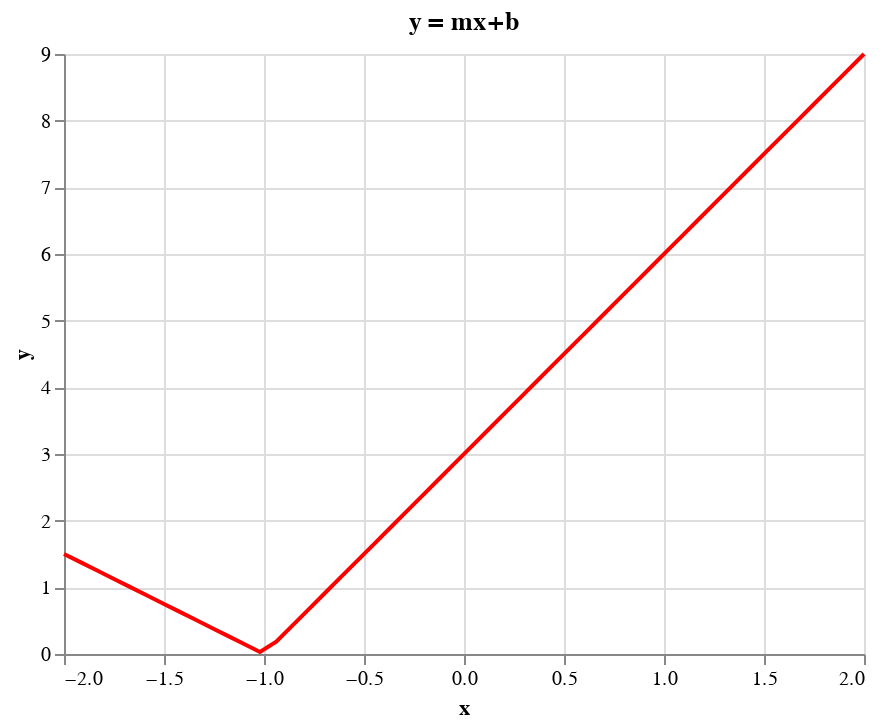

Here is the notebook cell this chart was saved with:
### Markdown cell above
Once again for my Quarto friends, forgive me for the lack of b1/b2 bias terms, you can still get the point with the m1 and m2 values how you can make any kind of point and direction that you need.

### Code cell
m1,b1, m2, b2 = -1.5,-1.5,3,3

x = torch.linspace(-2,2,50)
f = partial(double_relu,m1,b1,m2,b2)
y= f(x)

selector_m =  alt.selection_single(name="selector_m", 
                                fields=['m1'],
                                bind=alt.binding_range(min=-3, max=3, step=0.1, name='M1'),
                                init={'m1': m1}) 
selector_b = alt.selection_single(name="selector_b",
                                fields=['b1'], 
                                bind=alt.binding_range(min=-3, max=3, step=0.1, name='B'),
                                init={'b1': b1})
selector_mm =  alt.selection_single(name="selector_mm", 
                                fields=['m2'],
                                bind=alt.binding_range(min=-3, max=3, step=0.1, name='M2'),
                                init={'m2': m2}) 
selector_bb = alt.selection_single(name="selector_bb",
                                fields=['b2'], 
                                bind=alt.binding_range(min=-3, max=3, step=0.1, name='B'),
                                init={'b12': b2})

data = pd.DataFrame({"x":x.numpy(),"y":y})

line = alt.Chart(data=data,title="Double ReLu y = (mx + b) + (mx+b)").mark_line(color="red").encode(
    x='x:Q',
    y='y:Q',
).transform_calculate(y=f"(max(0,(selector_m.m1 * datum.x) + {b1})) + (max(0,(selector_mm.m2 * datum.x) + {b2}))").properties(title="y = mx+b").add_selection(selector_m).add_selection(selector_mm)

line

### Figure 1 — Vega-Lite specification as saved in the notebook (floating-point values rounded to 4 significant figures)
{"config": {"view": {"continuousWidth": 400, "continuousHeight": 300}}, "data": {"name": "data-3b140e715a8e3d27dc4e21ba14d4e2de"}, "mark": {"type": "line", "color": "red"}, "encoding": {"x": {"field": "x", "type": "quantitative"}, "y": {"field": "y", "type": "quantitative"}}, "selection": {"selector_m": {"type": "single", "fields": ["m1"], "bind": {"input": "range", "max": 3, "min": -3, "name": "M1", "step": 0.1}, "init": {"m1": -1.5}}, "selector_mm": {"type": "single", "fields": ["m2"], "bind": {"input": "range", "max": 3, "min": -3, "name": "M2", "step": 0.1}, "init": {"m2": 3}}}, "title": "y = mx+b", "transform": [{"calculate": "(max(0,(selector_m.m1 * datum.x) + -1.5)) + (max(0,(selector_mm.m2 * datum.x) + 3))", "as": "y"}], "$schema": "https://vega.github.io/schema/vega-lite/v4.17.0.json", "datasets": {"data-3b140e715a8e3d27dc4e21ba14d4e2de": [{"x": -2.0, "y": 1.5}, {"x": -1.918, "y": 1.378}, {"x": -1.837, "y": 1.255}, {"x": -1.755, "y": 1.133}, {"x": -1.673, "y": 1.01}, {"x": -1.592, "y": 0.8878}, {"x": -1.51, "y": 0.7653}, {"x": -1.429, "y": 0.6429}, {"x": -1.347, "y": 0.5204}, {"x": -1.265, "y": 0.398}, {"x": -1.184, "y": 0.2755}, {"x": -1.102, "y": 0.1531}, {"x": -1.02, "y": 0.03061}, {"x": -0.9388, "y": 0.1837}, {"x": -0.8571, "y": 0.4286}, {"x": -0.7755, "y": 0.6735}, {"x": -0.6939, "y": 0.9184}, {"x": -0.6122, "y": 1.163}, {"x": -0.5306, "y": 1.408}, {"x": -0.449, "y": 1.653}, {"x": -0.3673, "y": 1.898}, {"x": -0.2857, "y": 2.143}, {"x": -0.2041, "y": 2.388}, {"x": -0.1224, "y": 2.633}, {"x": -0.04082, "y": 2.878}, {"x": 0.04082, "y": 3.122}, {"x": 0.1224, "y": 3.367}, {"x": 0.2041, "y": 3.612}, {"x": 0.2857, "y": 3.857}, {"x": 0.3673, "y": 4.102}, {"x": 0.449, "y": 4.347}, {"x": 0.5306, "y": 4.592}, {"x": 0.6122, "y": 4.837}, {"x": 0.6939, "y": 5.082}, {"x": 0.7755, "y": 5.327}, {"x": 0.8571, "y": 5.571}, {"x": 0.9388, "y": 5.816}, {"x": 1.02, "y": 6.061}, {"x": 1.102, "y": 6.306}, {"x": 1.184, "y": 6.551}, {"x": 1.265, "y": 6.796}, {"x": 1.347, "y": 7.041}, {"x": 1.429, "y": 7.286}, {"x": 1.51, "y": 7.531}, {"x": 1.592, "y": 7.776}, {"x": 1.673, "y": 8.02}, {"x": 1.755, "y": 8.265}, {"x": 1.837, "y": 8.51}, {"x": 1.918, "y": 8.755}, {"x": 2.0, "y": 9.0}]}}
